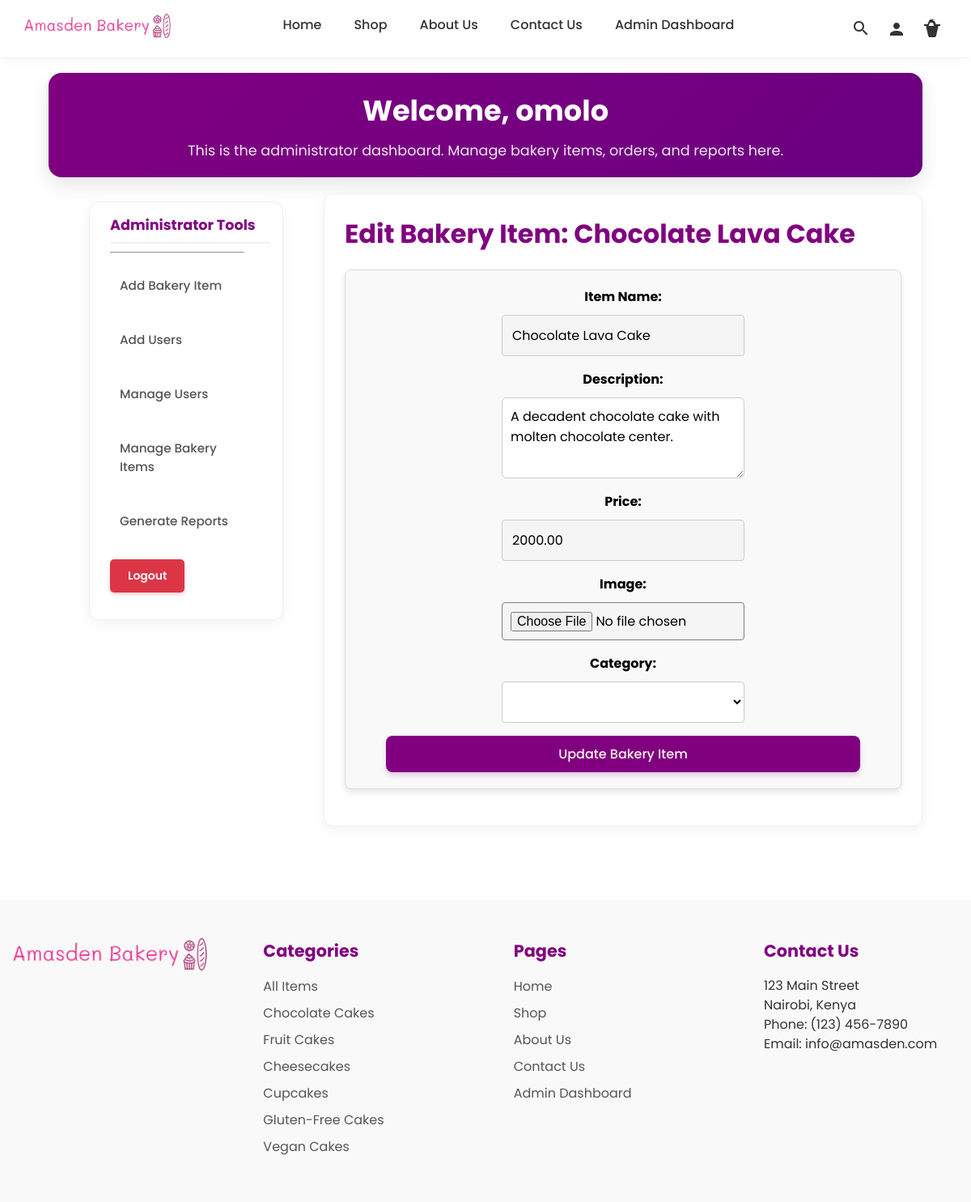
The page /admin_dashboard/edit_bakery_item/1/ (signed in) on the database its author committed.
### bakery/models.py (models this page shows, shortened)
class BakeryItem(models.Model):
    name = models.CharField(max_length=100, unique=True)
    description = models.TextField()
    price = models.DecimalField(max_digits=6, decimal_places=2)
    image = models.ImageField(upload_to='bakery_images/')
    available = models.BooleanField(default=True)
    slug = models.SlugField(unique=True, blank=True)
    category = models.ForeignKey(Category, on_delete=models.CASCADE, related_name='items', null=True, blank=True)
    ingredients = models.TextField(blank=True)
    sales = models.IntegerField(default=0)

class Category(models.Model):
    name = models.CharField(max_length=100, default='none')
    slug = models.SlugField(unique=True, blank=True)

### admin_dashboard/views.py (the view)
# urls.py: path('edit_bakery_item/<int:item_id>/', views.edit_bakery_item, name='edit_bakery_item'),
@user_passes_test(admin_check)
def edit_bakery_item(request, item_id):
    item = get_object_or_404(BakeryItem, id=item_id)
    form = BakeryItemForm(instance=item)
    if request.method == 'POST':
        form = BakeryItemForm(request.POST, request.FILES, instance=item)
        if form.is_valid():
            form.save()
            messages.success(request, "Bakery Item updated successfully!")
            return redirect('admin_dashboard:manage_bakery_items')
    return render(request, 'admin_dashboard/edit_bakery_item.html', {'form': form, 'item': item})

### admin_dashboard/forms.py
class BakeryItemForm(forms.ModelForm):
    class Meta:
        model = BakeryItem
        fields = ['name', 'description', 'price', 'image', 'available', 'category', 'ingredients']
        widgets = {
            'description': forms.Textarea(attrs={'rows': 4, 'cols': 50}),
            'ingredients': forms.Textarea(attrs={'rows': 4, 'cols': 50}),
        }

### admin_dashboard/views.py (called while the page is built)
def admin_check(user):
    return user.is_superuser

### bakery/context_processors.py (called while the page is built)
def global_footer_context(request):
    footer_categories = Category.objects.all()
    category_slug = request.GET.get('category')
    return {
        'footer_categories': footer_categories,
    }

### bakery/templates/admin_dashboard/edit_bakery_item.html (shortened to what this page needs)
{% extends 'admin_dashboard/template.html' %}
{% block dashboard_content %}
<h2>Edit Bakery Item: {{ item.name }}</h2>
<form method="POST" enctype="multipart/form-data" class="generic-form">
    <div class="form-group">
        <label for="name">Item Name:</label>
        <input type="text" name="name" value="{{ item.name }}" class="form-control" required>
    </div>
    <div class="form-group">
        <label for="description">Description:</label>
        <textarea name="description" class="form-control" required>{{ item.description }}</textarea>
    </div>
    <div class="form-group">
        <label for="price">Price:</label>
        <input type="number" step="0.01" name="price" value="{{ item.price }}" class="form-control" required>
    </div>
    <div class="form-group">
        <label for="image">Image:</label>
        <input type="file" name="image" class="form-control">
    </div>
    <div class="form-group">
        <label for="category">Category:</label>
        <select name="category" class="form-control">
        </select>
    </div>
    <button type="submit" class="btn2">Update Bakery Item</button>
</form>
{% endblock %}

### bakery/templates/admin_dashboard/template.html (shortened to what this page needs)
{% load static %}
{% include "bakery/header.html" %}
<div class="user_dashboard_details">
    <h1>Welcome, {{ user.username }}</h1>
    <p>This is the administrator dashboard. Manage bakery items, orders, and reports here.</p>
</div>
<div class="dashboard_div">
<aside class="user_aside">
    <nav>
        <h2>Administrator Tools</h2>
        <hr class="horizontal">
        <ul>
            <li class="nav-item"><a href="{% url 'admin_dashboard:add_bakery_item' %}" class="nav-link">Add Bakery Item</a></li>
            <li class="nav-item"><a href="{% url 'admin_dashboard:add_users' %}" class="nav-link">Add Users</a></li>
            <li class="nav-item"><a href="{% url 'admin_dashboard:manage_users' %}" class="nav-link">Manage Users</a></li>
            <li class="nav-item"><a href="{% url 'admin_dashboard:manage_bakery_items' %}" class="nav-link">Manage Bakery Items</a></li>
            <li class="nav-item"><a href="{% url 'admin_dashboard:report_dashboard' %}" class="nav-link">Generate Reports</a></li>
            <li class="nav-item">
                <form method="POST" action="{% url 'logout' %}">
                    <button type="submit" class="logout-btn">Logout</button>
                </form>
            </li>
        </ul>
    </nav>
</aside>
<div class="dashboard_section">
    {% block dashboard_content %}
    {% endblock %}
</div>
</div>
{% include "bakery/footer.html" %}

### bakery/templates/bakery/footer.html
{% load static %}
<footer>
  <div class="footer-column">
    <img src="{% static 'images/logo.png' %}" alt="Bakery Logo">
  </div>
  <div class="footer-column">
    <h3>Categories</h3>
    <ul>
      <li>
        <a href="{% url 'products' %}">All Items</a>
      </li>
      {% for category in footer_categories %}
      <li>
        <a href="?category={{ category.slug }}">{{ category.name }}</a>
      </li>
      {% endfor %}
    </ul>
  </div>
  <div class="footer-column">
    <h3>Pages</h3>
    <ul>
      <li>
        <a href="{% url 'home' %}">Home</a>
      </li>
      <li>
        <a href="{% url 'products' %}">Shop</a>
      </li>
      <li>
        <a href="{% url 'about' %}">About Us</a>
      </li>
      <li>
        <a href="{% url 'contact' %}">Contact Us</a>
      </li>
      {% if user.is_authenticated %}
            <li >
              {% if user.is_superuser %}
                <a href="{% url 'admin_dashboard:add_bakery_item' %}">Admin Dashboard</a>
              {% elif user.is_staff %}
                <a href="{% url 'staff_dashboard:manage_orders' %}">Staff Dashboard</a>
              {% else %}
                <a href="{% url 'user_dashboard:account_details' %}">Account</a>
              {% endif %}
            </li>
          {% else %}
            <li>
              <a href="{% url 'login' %}">Account</a>
            </li>
          {% endif %}
    </ul>
  </div>
  <div class="footer-column">
    <h3>Contact Us</h3>
    <p>123 Main Street<br>
    Nairobi, Kenya<br>
    Phone: (123) 456-7890<br>
    Email: info@amasden.com</p>
</footer>
  </body>
</html>

### bakery/static/css/master.css (style rules this page uses)
* { margin: 0; padding: 0; box-sizing: border-box; font-family: 'Poppins', sans-serif; font-size: 1rem; }
body { margin-top: 0; display: flex; flex-direction: column; align-items: center; justify-content: center; width: 100%; }
h1 { font-size: 2.2rem; color: purple; }
h2 { font-size: 2rem; color: purple; }
h3 { font-size: 1.3rem; color: purple; }
p { line-height: 1.5; }
.btn2 { border-radius: 8px; background-color: purple; border: none; color: seashell; padding: 10px 24px; cursor: pointer; transition: all 0.3s ease; text-decoration: none; font-weight: 500; box-shadow: 0 4px 6px rgba(128, 0, 128, 0.2); }
.nav-link { padding: 10px; font-weight: 500; color: #333; text-decoration: none; transition: color 0.2s ease-in-out, background-color 0.2s ease-in-out; }
.nav-item { padding: 10px; }
.form-group { display: flex; justify-content: space-between; align-items: center; flex-direction: row; gap: 10px; }
.form-group label { display: none; }
.form-control { width: 100%; max-width: 300px; border-radius: 5px; padding: 10px; border: none; background-color: white; }
.form-group input { width: 100%; padding: 10px; border: 1px grey solid; border-radius: 4px; background-color: #f5f5f5; transition: background-color ease-in-out 0.9s; }
footer { display: flex; flex-wrap: wrap; justify-content: space-between; background-color: #f9f9f9; padding: 2rem 0; font-family: Arial, sans-serif; color: #333; margin-top: 50px; z-index: 999; }
.footer-column { width: 20%; margin: 0 1rem; padding: 1rem 0; }
.footer-column h3 { margin-bottom: 1rem; }
.footer-column ul { list-style: none; padding: 0; margin: 0; }
.footer-column li { margin-bottom: 0.5rem; }
.footer-column li a { text-decoration: none; color: #555; padding: 0; transition: color 0.2s ease-in-out, background-color 0.2s ease-in-out, padding 0.2s ease-in-out; }
footer img { max-width: 100%; height: auto; }
.logout-btn { background-color: #dc3545 !important; color: white !important; border: 2px solid #dc3545 !important; padding: 8px 20px; border-radius: 5px; cursor: pointer; font-weight: 600; font-size: 14px; transition: all 0.3s ease; box-shadow: 0 2px 4px rgba(220, 53, 69, 0.3); display: inline-block; text-decoration: none; }
.form-control { width: 100%; padding: 10px; border: 1px solid #ccc; border-radius: 6px; font-size: 1rem; transition: border-color 0.2s; }
textarea.form-control { min-height: 100px; resize: vertical; }

### bakery/static/css/user_dashboard.css (style rules this page uses)
.user_aside ul li { list-style: none; text-decoration: none; }
.user_aside ul li a { text-decoration: none; }
.user_aside { align-self: flex-start; margin: 10px 10px 10px 50px; flex-shrink: 0; }
.user_aside h2 { margin-left: 10px; }
.user_aside button { border: none; background-color: #fff; margin: 0; cursor: pointer; }
.horizontal { height: 1px; width: 80%; margin: 10px; background-color: darkgray; }
.dashboard_section { border-left: 1px solid darkgray; padding-left: 30px; margin-left: 20px; }
.dashboard_div { display: flex; flex-direction: row; width: 100%; margin-top: 10px; }
.user_dashboard_details { background-color: seashell; width: 100%; padding: 20px; }

### bakery/static/css/admin_dashboard.css (style rules this page uses)
.user_dashboard_details { margin-top: 90px; background: linear-gradient(135deg, purple, #6a0080); color: white; padding: 20px; border-radius: 16px; box-shadow: 0 10px 25px rgba(0, 0, 0, 0.1); text-align: center; margin-bottom: 20px; width: 90%; max-width: 1200px; margin-left: auto; margin-right: auto; }
.user_dashboard_details h1 { color: white; margin-bottom: 10px; font-size: 2.2rem; font-weight: 700; }
.user_dashboard_details p { color: rgba(255, 255, 255, 0.9); font-size: 1.1rem; }
.dashboard_div { display: flex; width: 90%; max-width: 1200px; margin: 0 auto 40px; gap: 20px; }
.user_aside { flex: 0 0 240px; background: white; padding: 15px; border-radius: 12px; box-shadow: 0 5px 15px rgba(0, 0, 0, 0.05); height: fit-content; border: 1px solid #f0f0f0; }
.user_aside h2 { font-size: 1.1rem; margin-bottom: 10px; color: purple; border-bottom: 2px solid #f0f0f0; padding-bottom: 8px; }
.user_aside ul { list-style: none; }
.user_aside li { margin-bottom: 8px; }
.user_aside .nav-link { display: block; padding: 8px 12px; color: #555; text-decoration: none; border-radius: 8px; transition: all 0.2s; font-weight: 500; background: none; border: none; width: 100%; text-align: left; cursor: pointer; font-size: 0.95rem; }
.dashboard_section { flex: 1; background: white; padding: 25px; border-radius: 12px; box-shadow: 0 5px 15px rgba(0, 0, 0, 0.05); border: 1px solid #f0f0f0; }

### rows shown on the page
BakeryItem: name "Chocolate Lava Cake", description "A decadent chocolate cake with molten chocolate center.", price "2000.00"
Category: name "Chocolate Cakes"
Category: name "Fruit Cakes"
Category: name "Cheesecakes"
Category: name "Cupcakes"
Category: name "Gluten-Free Cakes"
Category: name "Vegan Cakes"

### other values the page prints
{{ user.username }} "omolo"
